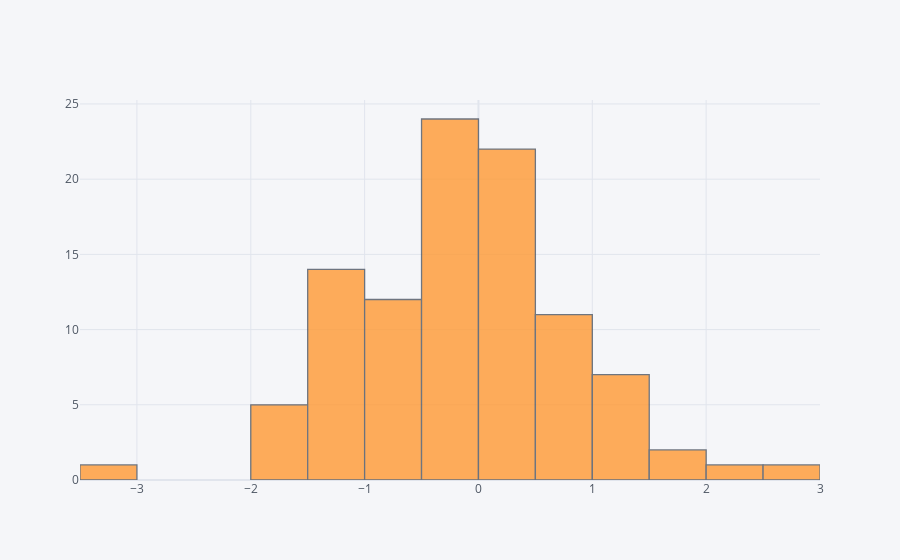

The notebook cell saved with this chart:
### Markdown cell above
## histogram

### Code cell
df['A'].iplot(kind='hist',bins=25)

### Figure 1 — Plotly figure (JSON) as saved in the notebook; plotly's stock layout.template omitted (floating-point values rounded to 4 significant figures)
{"data": [{"histfunc": "count", "histnorm": "", "marker": {"color": "rgba(255, 153, 51, 1.0)", "line": {"color": "#4D5663", "width": 1.3}}, "name": "A", "nbinsx": 25, "opacity": 0.8, "orientation": "v", "type": "histogram", "x": [-1.719, -1.044, -1.228, -0.1881, -0.02367, 0.2732, 0.1393, -0.1495, -0.3282, 0.763, -0.9888, 1.76, -0.2443, 0.06056, 0.1609, 1.473, 0.7975, -1.26, -0.2836, -1.341, -3.083, 0.1004, 0.1191, -0.5194, -0.1604, -0.4202, -1.046, -1.075, -0.2508, 1.313, 0.4768, -0.5017, -0.4072, -0.4952, -1.967, 0.3307, 0.8232, -0.5411, -0.4621, 0.7763, -0.6854, 0.9259, 0.4453, 0.1434, -0.5099, -1.642, -0.9962, 0.2273, 1.802, -0.4622, 1.202, -0.02168, -0.114, -1.442, -1.977, 0.7714, -1.096, 0.5565, -1.215, 0.3072, -0.1205, 0.08117, 0.4441, 0.3208, 0.3285, 1.219, -0.08975, -0.7141, 0.493, -1.25, -0.6551, -0.8056, 0.9759, -0.3209, 0.2494, 1.044, -0.2136, 0.5705, 0.2019, -0.1368, 1.142, -0.006675, -1.4, -1.223, -1.524, 0.362, -1.154, -0.04325, -0.5385, -0.2256, -0.8815, 0.03441, 0.3802, 0.5451, 2.101, 1.226, -1.126, -0.4093, 0.8238, 2.701]}], "layout": {"barmode": "overlay", "legend": {"bgcolor": "#F5F6F9", "font": {"color": "#4D5663"}}, "paper_bgcolor": "#F5F6F9", "plot_bgcolor": "#F5F6F9", "title": {"font": {"color": "#4D5663"}}, "xaxis": {"gridcolor": "#E1E5ED", "showgrid": true, "tickfont": {"color": "#4D5663"}, "title": {"font": {"color": "#4D5663"}, "text": ""}, "zerolinecolor": "#E1E5ED"}, "yaxis": {"gridcolor": "#E1E5ED", "showgrid": true, "tickfont": {"color": "#4D5663"}, "title": {"font": {"color": "#4D5663"}, "text": ""}, "zerolinecolor": "#E1E5ED"}}}
